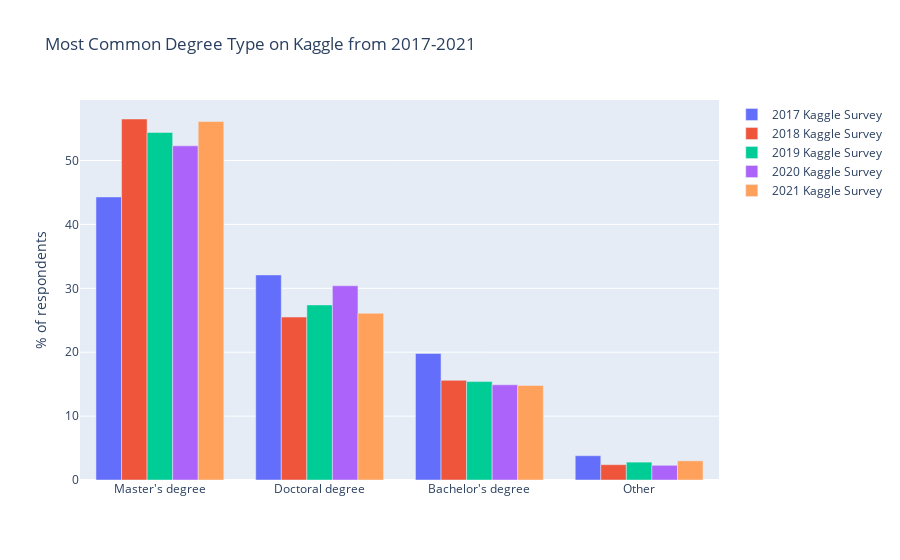

The notebook cell saved with this chart:
### Code cell
responses_df_2017['FormalEducation'].replace(["Master's degree"], "Master's degree",inplace=True)
responses_df_2017['FormalEducation'].replace(["Bachelor's degree"], "Bachelor's degree",inplace=True)
responses_df_2018['Q4'].replace(["Masterâs degree"], "Master's degree",inplace=True)
responses_df_2019['Q4'].replace(["Masterâs degree"], "Master's degree",inplace=True)
responses_df_2020['Q4'].replace(["Masterâs degree"], "Master's degree",inplace=True)
responses_df_2021['Q4'].replace(["Masterâs degree"], "Master's degree",inplace=True)
responses_df_2018['Q4'].replace(["Bachelorâs degree"], "Bachelor's degree",inplace=True)
responses_df_2019['Q4'].replace(["Bachelorâs degree"], "Bachelor's degree",inplace=True)
responses_df_2020['Q4'].replace(["Bachelorâs degree"], "Bachelor's degree",inplace=True)
responses_df_2021['Q4'].replace(["Bachelorâs degree"], "Bachelor's degree",inplace=True)

subset_of_degrees = ["Bachelor's degree","Master's degree","Doctoral degree"]
responses_df_2017.FormalEducation[~responses_df_2017.FormalEducation.isin(subset_of_degrees)] = "Other"
responses_df_2018.Q4[~responses_df_2018.Q4.isin(subset_of_degrees)] = "Other"
responses_df_2019.Q4[~responses_df_2019.Q4.isin(subset_of_degrees)] = "Other"
responses_df_2020.Q4[~responses_df_2020.Q4.isin(subset_of_degrees)] = "Other"
responses_df_2021.Q4[~responses_df_2021.Q4.isin(subset_of_degrees)] = "Other"

question_name = 'Q4'
sorted_percentages_2017 = count_then_return_percent(responses_df_2017,'FormalEducation')
sorted_percentages_2018 = count_then_return_percent(responses_df_2018,question_name)
sorted_percentages_2019 = count_then_return_percent(responses_df_2019,question_name)#
sorted_percentages_2020 = count_then_return_percent(responses_df_2020,question_name)
sorted_percentages_2021 = count_then_return_percent(responses_df_2021,question_name)
title_for_chart = 'Most Common Degree Type on Kaggle from 2017-2021'
title_for_y_axis = '% of respondents'

fig = go.Figure(data=[
    go.Bar(name='2017 Kaggle Survey', x=pd.Series(sorted_percentages_2017.index), y=pd.Series(sorted_percentages_2017)),
    go.Bar(name='2018 Kaggle Survey', x=pd.Series(sorted_percentages_2018.index), y=pd.Series(sorted_percentages_2018)),
    go.Bar(name='2019 Kaggle Survey', x=pd.Series(sorted_percentages_2019.index), y=pd.Series(sorted_percentages_2019)),
    go.Bar(name='2020 Kaggle Survey', x=pd.Series(sorted_percentages_2020.index), y=pd.Series(sorted_percentages_2020)),
    go.Bar(name='2021 Kaggle Survey', x=pd.Series(sorted_percentages_2021.index), y=pd.Series(sorted_percentages_2021))
           ])
fig.update_layout(barmode='group') 
fig.update_layout(title=title_for_chart,yaxis=dict(title=title_for_y_axis))
fig.show()

### Figure 1 — Plotly figure (JSON) as saved in the notebook; plotly's stock layout.template omitted (floating-point values rounded to 4 significant figures)
{"data": [{"name": "2017 Kaggle Survey", "type": "bar", "x": ["Master's degree", "Doctoral degree", "Bachelor's degree", "Other"], "y": [44.3, 32.1, 19.8, 3.8]}, {"name": "2018 Kaggle Survey", "type": "bar", "x": ["Master's degree", "Doctoral degree", "Bachelor's degree", "Other"], "y": [56.5, 25.5, 15.6, 2.4]}, {"name": "2019 Kaggle Survey", "type": "bar", "x": ["Master's degree", "Doctoral degree", "Bachelor's degree", "Other"], "y": [54.4, 27.4, 15.4, 2.8]}, {"name": "2020 Kaggle Survey", "type": "bar", "x": ["Master's degree", "Doctoral degree", "Bachelor's degree", "Other"], "y": [52.3, 30.4, 14.9, 2.3]}, {"name": "2021 Kaggle Survey", "type": "bar", "x": ["Master's degree", "Doctoral degree", "Bachelor's degree", "Other"], "y": [56.1, 26.1, 14.8, 3.0]}], "layout": {"barmode": "group", "title": {"text": "Most Common Degree Type on Kaggle from 2017-2021"}, "yaxis": {"title": {"text": "% of respondents"}}}}
